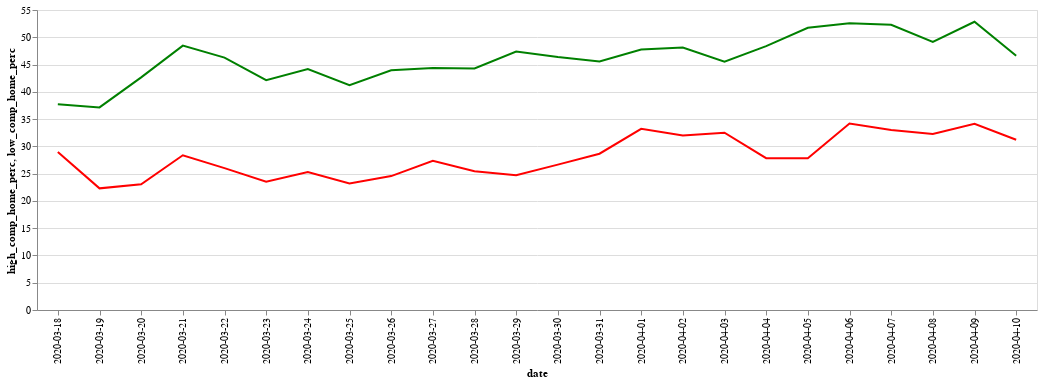

Write notebook code for a chart like this one.
### Code cell
base = alt.Chart(df1.reset_index()).encode(x='date'
).properties(width = 1000)
alt.layer(
    base.mark_line(color='green').encode(y='high_comp_home_perc'),
    base.mark_line(color='red').encode(y='low_comp_home_perc')
).interactive()

### Figure 1 — Vega-Lite specification as saved in the notebook (floating-point values rounded to 4 significant figures)
{"config": {"view": {"continuousWidth": 400, "continuousHeight": 300}}, "layer": [{"mark": {"type": "line", "color": "green"}, "encoding": {"x": {"type": "nominal", "field": "date"}, "y": {"type": "quantitative", "field": "high_comp_home_perc"}}, "selection": {"selector017": {"type": "interval", "bind": "scales", "encodings": ["x", "y"]}}, "width": 1000}, {"mark": {"type": "line", "color": "red"}, "encoding": {"x": {"type": "nominal", "field": "date"}, "y": {"type": "quantitative", "field": "low_comp_home_perc"}}, "width": 1000}], "data": {"name": "data-c46b70f0fecf02580eba5973b54565fe"}, "$schema": "https://vega.github.io/schema/vega-lite/v4.8.1.json", "datasets": {"data-c46b70f0fecf02580eba5973b54565fe": [{"index": 55, "date": "2020-03-26", "high_comp_home_perc": 43.94, "low_comp_home_perc": 24.55}, {"index": 72, "date": "2020-04-10", "high_comp_home_perc": 46.63, "low_comp_home_perc": 31.21}, {"index": 78, "date": "2020-03-25", "high_comp_home_perc": 41.23, "low_comp_home_perc": 23.18}, {"index": 100, "date": "2020-03-20", "high_comp_home_perc": 42.64, "low_comp_home_perc": 23.04}, {"index": 111, "date": "2020-04-09", "high_comp_home_perc": 52.84, "low_comp_home_perc": 34.12}, {"index": 113, "date": "2020-03-24", "high_comp_home_perc": 44.18, "low_comp_home_perc": 25.28}, {"index": 162, "date": "2020-03-27", "high_comp_home_perc": 44.36, "low_comp_home_perc": 27.35}, {"index": 163, "date": "2020-03-22", "high_comp_home_perc": 46.27, "low_comp_home_perc": 26.0}, {"index": 172, "date": "2020-03-28", "high_comp_home_perc": 44.27, "low_comp_home_perc": 25.43}, {"index": 173, "date": "2020-04-08", "high_comp_home_perc": 49.14, "low_comp_home_perc": 32.28}, {"index": 201, "date": "2020-03-19", "high_comp_home_perc": 37.14, "low_comp_home_perc": 22.3}, {"index": 217, "date": "2020-04-01", "high_comp_home_perc": 47.76, "low_comp_home_perc": 33.23}, {"index": 221, "date": "2020-04-03", "high_comp_home_perc": 45.53, "low_comp_home_perc": 32.5}, {"index": 231, "date": "2020-04-06", "high_comp_home_perc": 52.56, "low_comp_home_perc": 34.18}, {"index": 240, "date": "2020-03-29", "high_comp_home_perc": 47.39, "low_comp_home_perc": 24.73}, {"index": 248, "date": "2020-04-04", "high_comp_home_perc": 48.37, "low_comp_home_perc": 27.84}, {"index": 303, "date": "2020-04-02", "high_comp_home_perc": 48.14, "low_comp_home_perc": 32.01}, {"index": 305, "date": "2020-03-18", "high_comp_home_perc": 37.71, "low_comp_home_perc": 28.98}, {"index": 323, "date": "2020-03-31", "high_comp_home_perc": 45.56, "low_comp_home_perc": 28.65}, {"index": 331, "date": "2020-03-23", "high_comp_home_perc": 42.14, "low_comp_home_perc": 23.5}, {"index": 334, "date": "2020-03-30", "high_comp_home_perc": 46.36, "low_comp_home_perc": 26.65}, {"index": 353, "date": "2020-03-21", "high_comp_home_perc": 48.46, "low_comp_home_perc": 28.37}, {"index": 356, "date": "2020-04-07", "high_comp_home_perc": 52.29, "low_comp_home_perc": 33.02}, {"index": 361, "date": "2020-04-05", "high_comp_home_perc": 51.74, "low_comp_home_perc": 27.82}]}}
